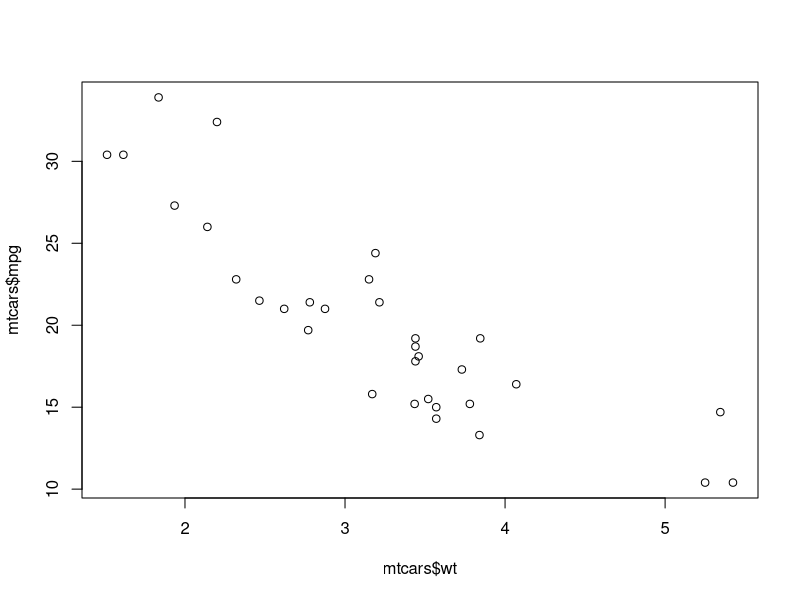
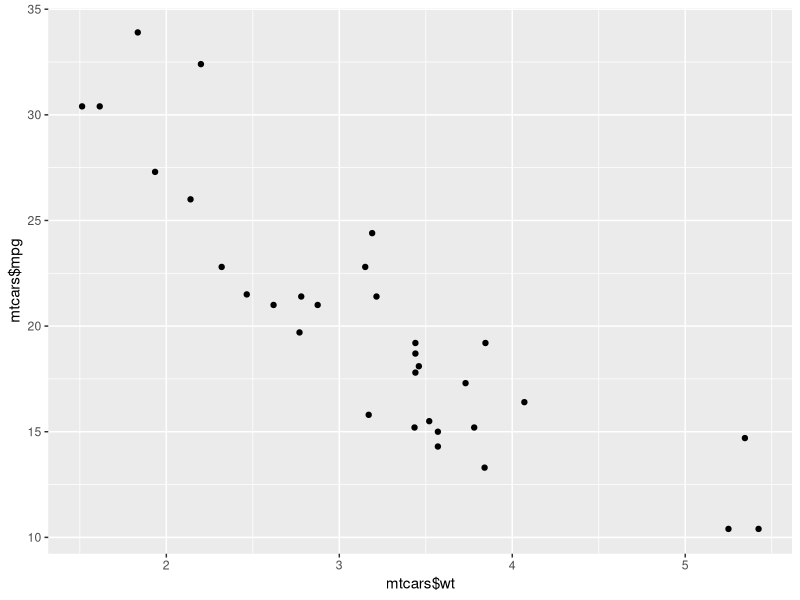
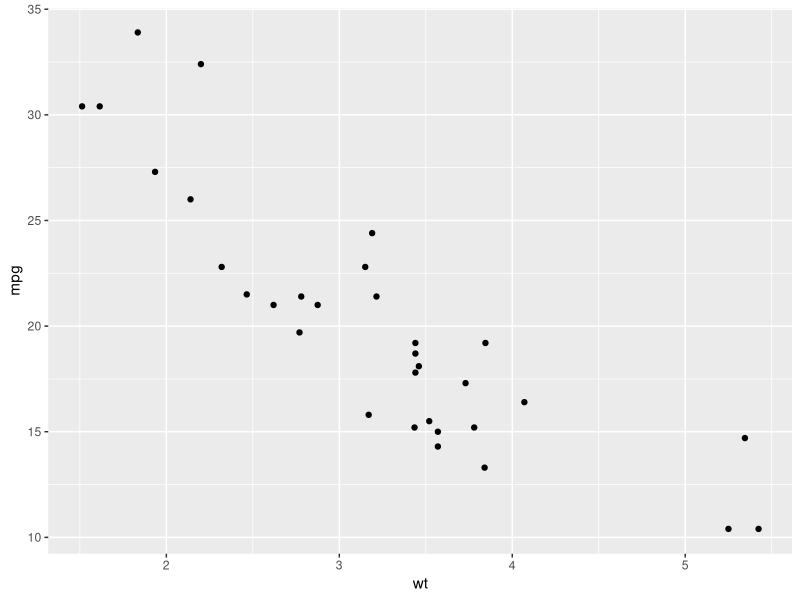
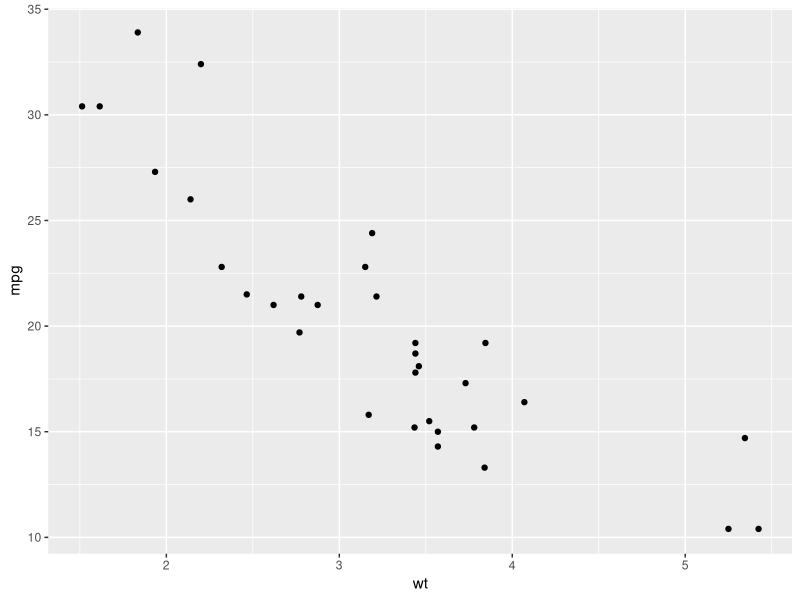
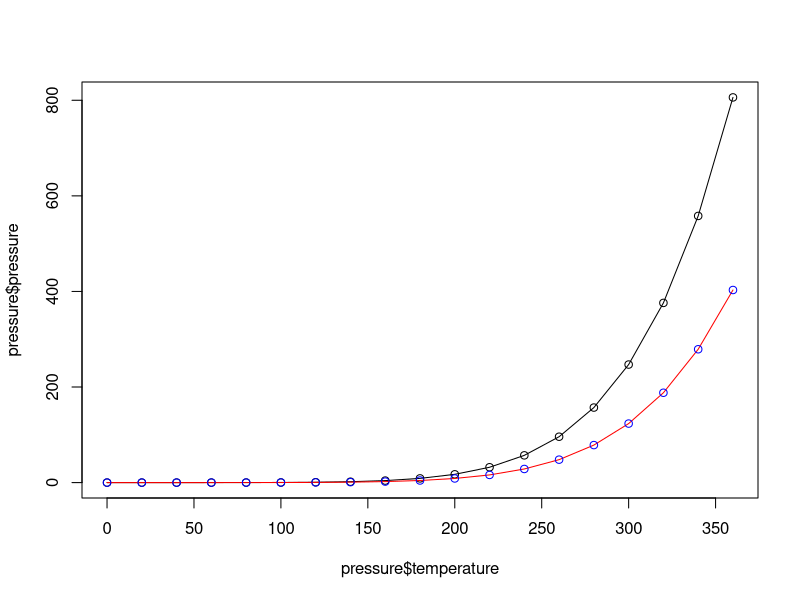
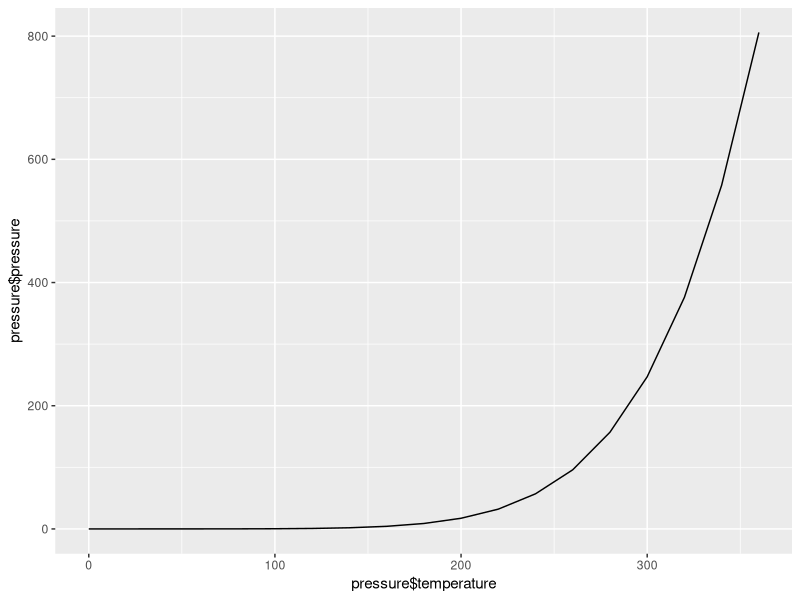

The R script that drew these images, in order: (Note: this script raises an error after producing the figures.)
####
#ggplot examples
# Creating Plots
# Chapter 2 -- R Graphics Cookbook
plot(mtcars$wt ,mtcars$mpg)
# install.packages("ggplot2")
library(ggplot2)
qplot(mtcars$wt ,mtcars$mpg)

qplot(wt,mpg,data = mtcars)
ggplot(mtcars,aes(x=wt,y=mpg))+ geom_point()
plot(pressure$temperature,pressure$pressure, type = "l")
points(pressure$temperature , pressure$pressure)

#drawing a line with points on it
lines(pressure$temperature, pressure$pressure/2, col="red")
points(pressure$temperature,pressure$pressure/2, col="blue")

qplot(pressure$temperature,pressure$pressure, geom="line")
qplot(temperature,pressure, data = pressure, geom = "lline")
ggplot(pressure, aes(x=temperature,y=pressure)) + geom_line() + geom_point()

